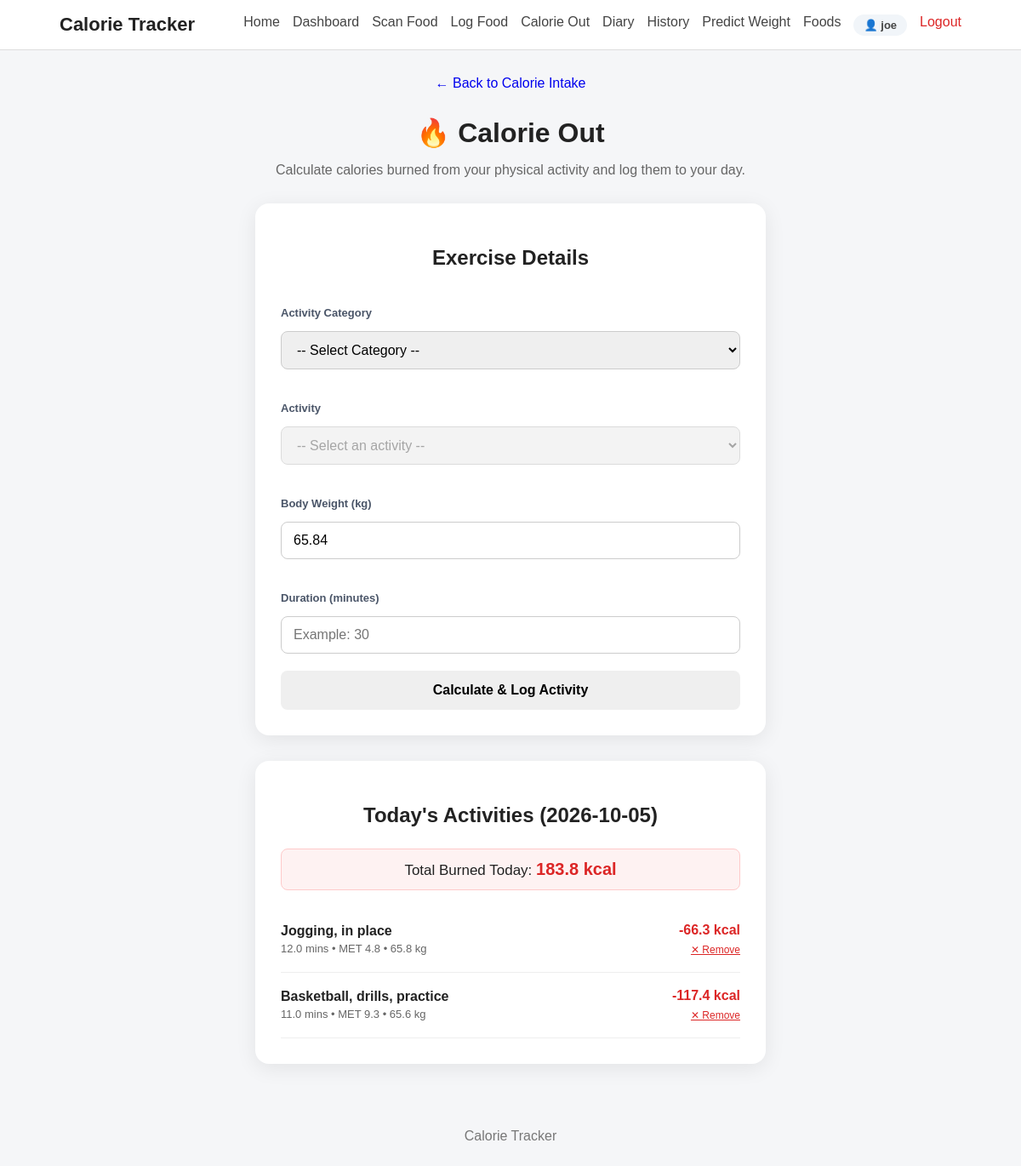
The app's page /calorie-out (signed in) with its own data.
### tables this page shows
CREATE TABLE users (
            id INTEGER PRIMARY KEY AUTOINCREMENT,
            username TEXT NOT NULL,
            email TEXT NOT NULL UNIQUE,
            password_hash TEXT NOT NULL,
            created_at TIMESTAMP DEFAULT CURRENT_TIMESTAMP
        );

CREATE TABLE weight_records (
            id INTEGER PRIMARY KEY AUTOINCREMENT,
            user_id INTEGER NOT NULL,
            weight_kg REAL NOT NULL,
            recorded_date TEXT NOT NULL,
            created_at TIMESTAMP DEFAULT CURRENT_TIMESTAMP,
            FOREIGN KEY (user_id) REFERENCES users(id) ON DELETE CASCADE
        );

CREATE TABLE calorie_out_records (
            id INTEGER PRIMARY KEY AUTOINCREMENT,
            user_id INTEGER NOT NULL,
            activity TEXT NOT NULL,
            met REAL NOT NULL,
            weight_kg REAL NOT NULL,
            duration_minutes REAL NOT NULL,
            calories_burned REAL NOT NULL,
            recorded_date TEXT NOT NULL,
            created_at TIMESTAMP DEFAULT CURRENT_TIMESTAMP,
            FOREIGN KEY (user_id) REFERENCES users(id) ON DELETE CASCADE
        );

### app.py (the view)
@app.route("/calorie-out", methods=["GET"])
@login_required
def calorie_out():
    user_id = session.get("user_id")
    categories = get_activity_categories()
    latest_w = get_latest_weight(user_id)
    user_weight = latest_w["weight_kg"] if latest_w else None
    today = datetime.now().strftime("%Y-%m-%d")
    today_exercises = get_calorie_out_by_date(user_id, today)
    today_burned = get_calorie_out_total(user_id, today)
    return render_template(
        "calorie_out.html",
        categories=categories,
        user_weight=user_weight,
        today_exercises=today_exercises,
        today_burned=today_burned,
        today=today
    )

### app.py (called while the page is built)
def login_required(view_func):
    @wraps(view_func)
    def wrapped_view(*args, **kwargs):
        if not session.get("user_id"):
            flash("Please log in to access this page.", "error")
            return redirect(url_for("login", next=request.path))
        return view_func(*args, **kwargs)
    return wrapped_view

@app.context_processor
def inject_user():
    user_id = session.get("user_id")
    if user_id:
        user = get_user_by_id(user_id)
        if user:
            return {"current_user": user, "logged_in": True}
    return {"current_user": None, "logged_in": False}

### database.py (called while the page is built)
def get_connection():
    connection = sqlite3.connect(
        DATABASE_PATH
    )
    connection.row_factory = sqlite3.Row
    connection.execute("PRAGMA foreign_keys = ON")
    return connection

def get_user_by_id(user_id):
    connection = get_connection()
    cursor = connection.cursor()
    cursor.execute("SELECT * FROM users WHERE id = ?", (user_id,))
    user = cursor.fetchone()
    connection.close()
    return user

def get_latest_weight(user_id):
    connection = get_connection()
    cursor = connection.cursor()
    cursor.execute("""
        SELECT * FROM weight_records
        WHERE user_id = ?
        ORDER BY recorded_date DESC, created_at DESC
        LIMIT 1
    """, (user_id,))
    record = cursor.fetchone()
    connection.close()
    return record

def get_calorie_out_by_date(user_id, date_str=None):
    if date_str is None:
        date_str = datetime.now().strftime("%Y-%m-%d")
    connection = get_connection()
    cursor = connection.cursor()
    cursor.execute("""
        SELECT * FROM calorie_out_records
        WHERE user_id = ? AND recorded_date = ?
        ORDER BY created_at DESC
    """, (user_id, date_str))
    rows = cursor.fetchall()
    connection.close()
    return [dict(r) for r in rows]

def get_calorie_out_total(user_id, date_str=None):
    if date_str is None:
        date_str = datetime.now().strftime("%Y-%m-%d")
    connection = get_connection()
    cursor = connection.cursor()
    cursor.execute("""
        SELECT COALESCE(SUM(calories_burned), 0.0)
        FROM calorie_out_records
        WHERE user_id = ? AND recorded_date = ?
    """, (user_id, date_str))
    total = cursor.fetchone()[0]
    connection.close()
    return round(float(total), 2)

### services/calorie_burn_service.py (called while the page is built)
def get_activity_categories():
    categories = (
        met_data["Actvitiy"]
        .dropna()
        .unique()
        .tolist()
    )
    return sorted(categories)

### templates/calorie_out.html (shortened to what this page needs)
{% extends "base.html" %}
{% block content %}
<div class="page-header">
    <a href="{{ url_for('home') }}" class="back-link">
        ← Back to Calorie Intake
    </a>
    <h1>🔥 Calorie Out</h1>
    <p>
        Calculate calories burned from your physical activity and log them to your day.
    </p>
</div>
<div class="calorie-out-card">
    <h2>Exercise Details</h2>
    <form id="calorieOutForm">
        <div class="form-group">
            <label for="category">Activity Category</label>
            <select id="category" required>
                <option value="">-- Select Category --</option>
            </select>
        </div>
        <div class="form-group">
            <label for="activity">Activity</label>
            <select id="activity" required disabled>
                <option value="">-- Select an activity --</option>
            </select>
        </div>
        <div class="form-group">
            <label for="weight">Body Weight (kg)</label>
            <input type="number" id="weight" min="1" max="500" step="0.1" placeholder="Example: 65"
                value="{{ user_weight if user_weight else '' }}" required>
        </div>
        <div class="form-group">
            <label for="duration">Duration (minutes)</label>
            <input type="number" id="duration" min="1" max="1440" step="1" placeholder="Example: 30" required>
        </div>
        <button type="submit" class="calculate-btn" id="calculateBtn">
            Calculate &amp; Log Activity
        </button>
    </form>
</div>
<div class="calorie-out-card" style="margin-top: 30px;">
    <h2>Today's Activities ({{ today }})</h2>
    <div
        style="text-align: center; margin-bottom: 20px; font-size: 17px; background: #fef2f2; padding: 12px; border-radius: 8px; border: 1px solid #fecaca;">
        Total Burned Today: <strong style="color: #dc2626; font-size: 20px;">{{ "%.1f"|format(today_burned) }}
            kcal</strong>
    </div>
    {% if today_exercises %}
    <div class="exercises-list">
        {% for ex in today_exercises %}
        <div class="diary-entry" style="align-items: center;">
            <div>
                <h3 style="margin-bottom: 4px; font-size: 16px;">{{ ex.activity }}</h3>
                <p style="margin: 0; color: #666; font-size: 13px;">
                    {{ ex.duration_minutes }} mins &bull; MET {{ ex.met }} &bull; {{ ex.weight_kg }} kg
                </p>
            </div>
            <div style="text-align: right;">
                <strong style="font-size: 16px; color: #dc2626; display: block;">
                    -{{ "%.1f"|format(ex.calories_burned) }} kcal
                </strong>
                <form action="{{ url_for('delete_exercise', record_id=ex.id) }}" method="POST" style="margin-top: 4px;"
                    onsubmit="return confirm('Remove this exercise entry?');">
                    <button type="submit"
                        style="background: none; border: none; color: #dc2626; font-size: 12px; cursor: pointer; padding: 0; text-decoration: underline;">
                        ✕ Remove
                    </button>
                </form>
            </div>
        </div>
        {% endfor %}
    </div>
    {% else %}
    <p style="text-align: center; color: #888; margin: 20px 0;">
        No physical activities logged for today yet. Use the calculator above to log your exercise!
    </p>
    {% endif %}
</div>
{% endblock %}

### templates/base.html (shortened to what this page needs)
<!DOCTYPE html>
<html lang="en">
<head>
    <link rel="stylesheet" href="{{ url_for('static', filename='css/style.css') }}">
</head>
<body>
    <nav class="navbar">
        <div class="nav-container">
            <a href="{{ url_for('home') }}" class="logo">
                Calorie Tracker
            </a>
            <div class="nav-links">
                <a href="{{ url_for('home') }}">
                    Home
                </a>
                {% if logged_in %}
                <a href="{{ url_for('dashboard') }}">
                    Dashboard
                </a>
                <a href="{{ url_for('food_scan') }}">
                    Scan Food
                </a>
                <a href="{{ url_for('log_food') }}">
                    Log Food
                </a>
                <a href="{{ url_for('calorie_out') }}">
                    Calorie Out
                </a>
                <a href="{{ url_for('diary') }}">
                    Diary
                </a>
                <a href="{{ url_for('history') }}">
                    History
                </a>
                <a href="{{ url_for('predict_weight') }}">
                    Predict Weight
                </a>
                <a href="{{ url_for('foods') }}">
                    Foods
                </a>
                <a href="{{ url_for('profile') }}" class="nav-user-badge">
                    👤 {{ current_user['username'] if current_user else 'Profile' }}
                </a>
                <a href="{{ url_for('logout') }}" class="nav-link-logout">
                    Logout
                </a>
                {% endif %}
            </div>
        </div>
    </nav>
    <main class="container">
        {% block content %}
        {% endblock %}
    </main>
    <footer>
        <p>
            Calorie Tracker
        </p>
    </footer>
</body>
</html>

### static/css/style.css (style rules this page uses)
* { box-sizing: border-box; }
body { margin: 0; font-family: Arial, sans-serif; background: #f5f6f8; color: #222; }
.navbar { background: #ffffff; border-bottom: 1px solid #ddd; }
.nav-container { max-width: 1100px; margin: auto; padding: 16px 20px; display: flex; justify-content: space-between; align-items: center; gap: 20px; }
.logo { font-size: 22px; font-weight: bold; text-decoration: none; color: #222; }
.nav-links { display: flex; flex-wrap: wrap; gap: 15px; }
.nav-links a { text-decoration: none; color: #444; }
.container { max-width: 1100px; margin: auto; padding: 30px 20px; }
.page-header { margin-bottom: 25px; }
label { display: block; font-weight: bold; margin-top: 18px; margin-bottom: 7px; }
input, select, textarea { width: 100%; padding: 11px; border: 1px solid #ccc; border-radius: 7px; font-size: 15px; }
.diary-entry { display: flex; justify-content: space-between; gap: 20px; padding: 18px 0; border-bottom: 1px solid #eee; }
.diary-entry h3 { margin-top: 0; }
footer { text-align: center; padding: 30px; color: #777; }
.page-header { text-align: center; margin-bottom: 30px; }
.page-header h1 { margin-top: 20px; margin-bottom: 10px; }
.page-header p { color: #666; }
.back-link { display: inline-block; text-decoration: none; margin-bottom: 10px; }
.calorie-out-card { max-width: 600px; margin: 0 auto; padding: 30px; background: white; border-radius: 16px; box-shadow: 0 5px 25px rgba(0, 0, 0, 0.08); }
.calorie-out-card h2 { text-align: center; margin-bottom: 25px; }
.form-group { margin-bottom: 20px; }
.form-group label { display: block; font-weight: 600; margin-bottom: 8px; }
.form-group input, .form-group select { width: 100%; padding: 12px 14px; border: 1px solid #ccc; border-radius: 8px; font-size: 16px; box-sizing: border-box; }
.calculate-btn { width: 100%; padding: 14px; border: none; border-radius: 8px; font-size: 16px; font-weight: 600; cursor: pointer; }
.form-group { display: flex; flex-direction: column; gap: 6px; }
.form-group label { font-size: 13px; font-weight: 600; color: #4a5568; }
.nav-user-badge { display: inline-flex; align-items: center; gap: 6px; background: #f1f5f9; padding: 5px 12px; border-radius: 20px; font-weight: 600; font-size: 13px; color: #334155; }
.nav-link-logout { color: #dc2626 !important; font-weight: 500; }

### records on screen
users: username "joe"
weight_records: weight_kg "65.84"
calorie_out_records: activity "Jogging, in place", duration_minutes "12.0", met "4.8", weight_kg "65.8", calories_burned "66.3"
calorie_out_records: activity "Basketball, drills, practice", duration_minutes "11.0", met "9.3", weight_kg "65.6", calories_burned "117.4"

### other values on screen
{{ "%.1f"|format(today_burned) }} "183.8"
